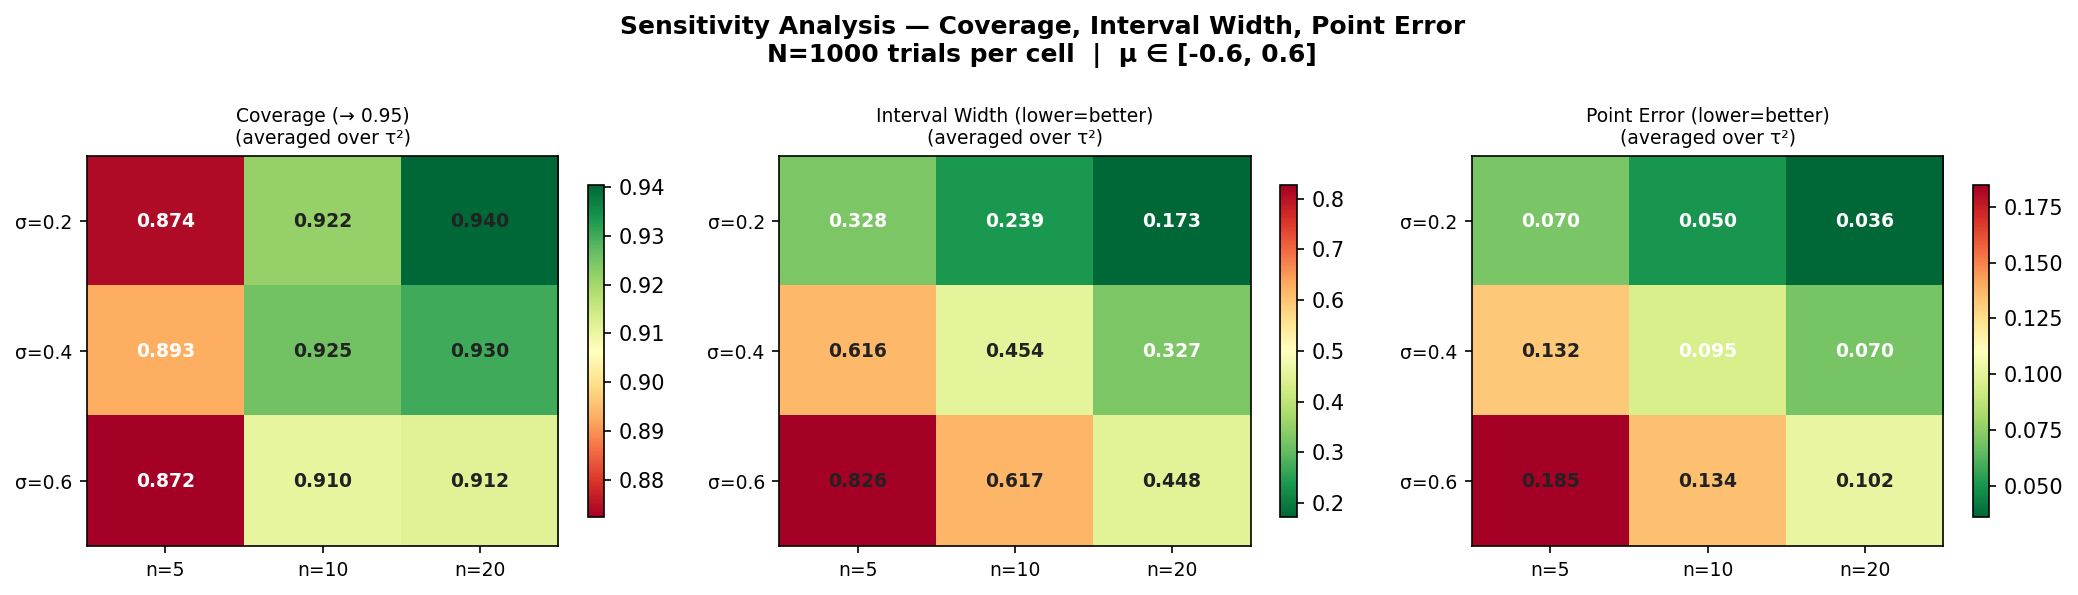

Python code for this plot:
"""
scripts/sensitivity_analysis.py

Tests how calibration, interval width, and point error change
across the three key parameters of the model:

  τ²  - prior variance (how strongly the prior pulls toward 0)
  σ   - observation noise (how noisy each LLM score is)
  n   - sample size (articles per estimate)

This is a prior sensitivity + robustness analysis. It answers:
  "Does the model's behaviour depend heavily on our assumptions?"

For a well-behaved model we expect:
  - Higher τ² → slightly wider intervals, less prior pull
  - Higher σ  → wider intervals (more observation noise)
  - Higher n  → narrower intervals, lower error (more data)

Deviations from this pattern indicate instability worth reporting.

Run from the project root:
    python scripts/sensitivity_analysis.py
"""

import os
import sys
import logging
import itertools
import numpy as np
import matplotlib.pyplot as plt

# Patch prior constants at runtime - we need to vary τ² across runs.
# We do this by importing the module and overriding its constants directly,
# which is cleaner than adding a parameter to estimate_market() for a
# sensitivity analysis that shouldn't affect production code.
import core.bayesian_model as bm

logging.disable(logging.WARNING)

# ----- parameter grid ------------------------------------------------

PRIOR_VARS  = [0.25, 1.0, 4.0]
OBS_NOISES  = [0.2,  0.4, 0.6]
SAMPLE_SIZES = [5,   10,  20]

N_RUNS = 1000
MU_LO  = -0.6
MU_HI  =  0.6
SEED   = 77

OUTPUT_PATH = os.path.join(os.path.dirname(__file__), "..", "outputs",
                           "sensitivity_analysis.png")

# ----- simulation ----------------------------------------------------

def run_cell(prior_var: float, obs_noise: float, n: int, rng) -> dict:
    """
    Run N_RUNS calibration trials with given hyperparameters.
    Temporarily patches the module-level prior variance constant.
    """
    original_prior_var = bm.PRIOR_VAR
    bm.PRIOR_VAR = prior_var

    hits   = []
    widths = []
    errors = []

    for _ in range(N_RUNS):
        true_mu = rng.uniform(MU_LO, MU_HI)
        raw     = rng.normal(loc=true_mu, scale=obs_noise, size=n)
        scores  = np.clip(raw, -1.0, 1.0).tolist()

        result = bm.estimate_market(scores)

        hits.append(result.lower_bound <= true_mu <= result.upper_bound)
        widths.append(result.upper_bound - result.lower_bound)
        errors.append(abs(result.mean - true_mu))

    bm.PRIOR_VAR = original_prior_var   # always restore

    return {
        "coverage": float(np.mean(hits)),
        "width":    float(np.mean(widths)),
        "error":    float(np.mean(errors)),
    }


# Pre-seed each cell with a fixed offset so results are reproducible
# regardless of iteration order.
base_rng = np.random.default_rng(SEED)

results = {}
total   = len(PRIOR_VARS) * len(OBS_NOISES) * len(SAMPLE_SIZES)
done    = 0

print(f"Running {total} cells × {N_RUNS} trials each ...", flush=True)

for pv, sigma, n in itertools.product(PRIOR_VARS, OBS_NOISES, SAMPLE_SIZES):
    cell_rng = np.random.default_rng(SEED + done)
    results[(pv, sigma, n)] = run_cell(pv, sigma, n, cell_rng)
    done += 1

print(f"Done.\n")

# ----- print table ---------------------------------------------------

METRICS = [("coverage", "Coverage", ".3f"),
           ("width",    "Width",    ".3f"),
           ("error",    "Error",    ".3f")]

for metric_key, metric_label, fmt in METRICS:
    print(f"── {metric_label} (target: coverage≈0.95, width/error: lower=better) ──\n")
    # Header: n values
    header = f"  {'τ²\\σ':<10}" + "".join(f"  σ={s}" for s in OBS_NOISES)
    sub    = f"  {'':10}" + "".join(
        "  " + "  ".join(f"n={n:2d}" for n in SAMPLE_SIZES)
        for _ in OBS_NOISES
    )
    col_heads = f"  {'τ²\\σ':<10}"
    for sigma in OBS_NOISES:
        for n in SAMPLE_SIZES:
            col_heads += f"  σ={sigma}/n={n:2d}"
    print(col_heads)
    print("  " + "-" * (len(col_heads) - 2))

    for pv in PRIOR_VARS:
        row = f"  τ²={pv:<7}"
        for sigma in OBS_NOISES:
            for n in SAMPLE_SIZES:
                val = results[(pv, sigma, n)][metric_key]
                row += f"  {val:{fmt}}"
        print(row)
    print()

# ----- summary observations ------------------------------------------

print("── Key observations ──\n")

# 1. Effect of n (averaging over τ² and σ)
for n in SAMPLE_SIZES:
    avg_cov = np.mean([results[(pv, s, n)]["coverage"]
                       for pv, s in itertools.product(PRIOR_VARS, OBS_NOISES)])
    avg_w   = np.mean([results[(pv, s, n)]["width"]
                       for pv, s in itertools.product(PRIOR_VARS, OBS_NOISES)])
    print(f"  n={n:2d}:  avg coverage={avg_cov:.3f}  avg width={avg_w:.3f}")

print()

# 2. Effect of τ² (averaging over σ and n)
for pv in PRIOR_VARS:
    avg_cov = np.mean([results[(pv, s, n)]["coverage"]
                       for s, n in itertools.product(OBS_NOISES, SAMPLE_SIZES)])
    avg_w   = np.mean([results[(pv, s, n)]["width"]
                       for s, n in itertools.product(OBS_NOISES, SAMPLE_SIZES)])
    print(f"  τ²={pv}:  avg coverage={avg_cov:.3f}  avg width={avg_w:.3f}")

print()

# 3. Worst cell
worst_cov_key = min(results, key=lambda k: results[k]["coverage"])
best_cov_key  = max(results, key=lambda k: results[k]["coverage"])
wc = results[worst_cov_key]
bc = results[best_cov_key]
print(f"  Worst coverage: τ²={worst_cov_key[0]}, σ={worst_cov_key[1]}, "
      f"n={worst_cov_key[2]}  → {wc['coverage']:.3f}")
print(f"  Best  coverage: τ²={best_cov_key[0]},  σ={best_cov_key[1]}, "
      f"n={best_cov_key[2]}  → {bc['coverage']:.3f}")

# ----- heatmap -------------------------------------------------------

fig, axes = plt.subplots(1, 3, figsize=(14, 4))
fig.suptitle(
    "Sensitivity Analysis - Coverage, Interval Width, Point Error\n"
    f"N={N_RUNS} trials per cell  |  μ ∈ [{MU_LO}, {MU_HI}]",
    fontsize=12, fontweight="bold",
)

# For each metric, build a 2D array: rows = (τ², σ) combos, cols = n
# We'll use a flat layout: rows = σ values, cols = n values,
# one subplot per τ².

cmaps = {"coverage": "RdYlGn", "width": "RdYlGn_r", "error": "RdYlGn_r"}
titles = {"coverage": "Coverage (→ 0.95)",
          "width":    "Interval Width (lower=better)",
          "error":    "Point Error (lower=better)"}

for ax, (metric_key, metric_label, _) in zip(axes, METRICS):
    # One heatmap: rows = obs noise, cols = sample size
    # Averaged over τ² to keep it readable
    grid = np.zeros((len(OBS_NOISES), len(SAMPLE_SIZES)))
    for i, sigma in enumerate(OBS_NOISES):
        for j, n in enumerate(SAMPLE_SIZES):
            grid[i, j] = np.mean([results[(pv, sigma, n)][metric_key]
                                   for pv in PRIOR_VARS])

    im = ax.imshow(grid, cmap=cmaps[metric_key], aspect="auto")
    ax.set_xticks(range(len(SAMPLE_SIZES)))
    ax.set_xticklabels([f"n={n}" for n in SAMPLE_SIZES], fontsize=9)
    ax.set_yticks(range(len(OBS_NOISES)))
    ax.set_yticklabels([f"σ={s}" for s in OBS_NOISES], fontsize=9)
    ax.set_title(f"{titles[metric_key]}\n(averaged over τ²)", fontsize=9)

    for i in range(len(OBS_NOISES)):
        for j in range(len(SAMPLE_SIZES)):
            ax.text(j, i, f"{grid[i, j]:.3f}",
                    ha="center", va="center",
                    fontsize=9, fontweight="bold",
                    color="white" if grid[i, j] < grid.mean() else "#222222")

    fig.colorbar(im, ax=ax, shrink=0.85)

plt.tight_layout()
os.makedirs(os.path.dirname(OUTPUT_PATH), exist_ok=True)
fig.savefig(OUTPUT_PATH, dpi=150, bbox_inches="tight")
print(f"\nSaved to {OUTPUT_PATH}")
